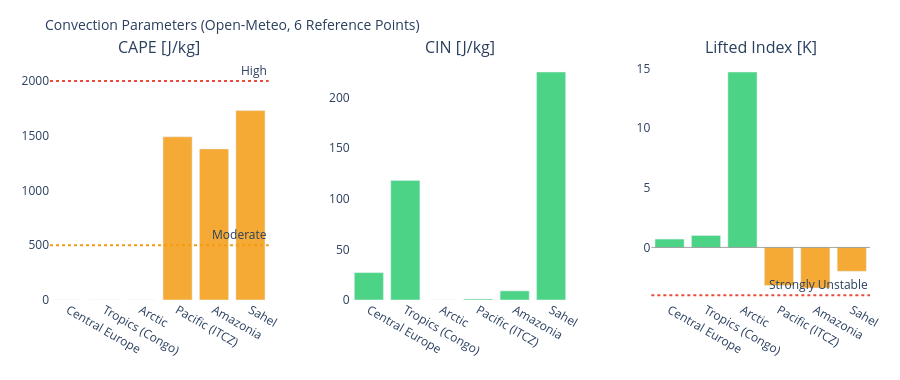

Notebook source saved alongside this figure:
### Markdown cell above
---
## 3. Visualizations

### Code cell
# ============================================================
# CAPE / CIN / LIFTED INDEX – Convection potential
# ============================================================

if not df_atm.empty:
    fig = make_subplots(
        rows=1, cols=3,
        subplot_titles=['CAPE [J/kg]', 'CIN [J/kg]', 'Lifted Index [K]'],
        horizontal_spacing=0.1
    )
    pts = df_atm['point'].tolist()
    pt_colors = ['#E85D24','#185FA5','#888780','#378ADD','#639922','#F2A623']

    # CAPE – höher = mehr Gewitterpotential
    cape_vals = df_atm['cape'].fillna(0).tolist()
    cape_colors = ['#e74c3c' if v > 2000 else '#f39c12' if v > 500 else '#2ecc71'
                   for v in cape_vals]
    fig.add_trace(go.Bar(x=pts, y=cape_vals, marker_color=cape_colors,
                         opacity=0.85, showlegend=False), row=1, col=1)
    fig.add_hline(y=2000, line_dash='dot', line_color='#e74c3c',
                  annotation_text='High', row=1, col=1)
    fig.add_hline(y=500,  line_dash='dot', line_color='#f39c12',
                  annotation_text='Moderate', row=1, col=1)

    # CIN – negativer = stärker gedeckelt (weniger Auslöse)
    cin_vals = df_atm['cin'].fillna(0).tolist()
    cin_colors = ['#e74c3c' if v < -200 else '#f39c12' if v < -50 else '#2ecc71'
                  for v in cin_vals]
    fig.add_trace(go.Bar(x=pts, y=cin_vals, marker_color=cin_colors,
                         opacity=0.85, showlegend=False), row=1, col=2)

    # Lifted Index – negativ = instabil
    li_vals = df_atm['li'].fillna(0).tolist()
    li_colors = ['#e74c3c' if v < -4 else '#f39c12' if v < 0 else '#2ecc71'
                 for v in li_vals]
    fig.add_trace(go.Bar(x=pts, y=li_vals, marker_color=li_colors,
                         opacity=0.85, showlegend=False), row=1, col=3)
    fig.add_hline(y=0, line_color='gray', line_width=0.7, row=1, col=3)
    fig.add_hline(y=-4, line_dash='dot', line_color='#e74c3c',
                  annotation_text='Strongly Unstable', row=1, col=3)

    fig.update_layout(
        title=dict(text='Convection Parameters (Open-Meteo, 6 Reference Points)', font=dict(size=14)),
        height=380, plot_bgcolor='rgba(0,0,0,0)', paper_bgcolor='rgba(0,0,0,0)',
        margin=dict(l=50, r=30, t=60, b=80)
    )
    fig.update_xaxes(tickangle=30)
    fig.show()

### Figure 1 — Plotly figure (JSON) as saved in the notebook; plotly's stock layout.template omitted (floating-point values rounded to 4 significant figures)
{"data": [{"marker": {"color": ["#2ecc71", "#2ecc71", "#2ecc71", "#f39c12", "#f39c12", "#f39c12"]}, "opacity": 0.85, "showlegend": false, "type": "bar", "x": ["Central Europe", "Tropics (Congo)", "Arctic", "Pacific (ITCZ)", "Amazonia", "Sahel"], "xaxis": "x", "y": [0.0, 0.0, 0.0, 1490.0, 1380.0, 1730.0], "yaxis": "y"}, {"marker": {"color": ["#2ecc71", "#2ecc71", "#2ecc71", "#2ecc71", "#2ecc71", "#2ecc71"]}, "opacity": 0.85, "showlegend": false, "type": "bar", "x": ["Central Europe", "Tropics (Congo)", "Arctic", "Pacific (ITCZ)", "Amazonia", "Sahel"], "xaxis": "x2", "y": [27.0, 118.0, 0.0, 1.0, 9.0, 225.0], "yaxis": "y2"}, {"marker": {"color": ["#2ecc71", "#2ecc71", "#2ecc71", "#f39c12", "#f39c12", "#f39c12"]}, "opacity": 0.85, "showlegend": false, "type": "bar", "x": ["Central Europe", "Tropics (Congo)", "Arctic", "Pacific (ITCZ)", "Amazonia", "Sahel"], "xaxis": "x3", "y": [0.7, 1.0, 14.7, -3.2, -3.4, -2.0], "yaxis": "y3"}], "layout": {"annotations": [{"font": {"size": 16}, "showarrow": false, "text": "CAPE [J/kg]", "x": 0.1333, "xanchor": "center", "xref": "paper", "y": 1.0, "yanchor": "bottom", "yref": "paper"}, {"font": {"size": 16}, "showarrow": false, "text": "CIN [J/kg]", "x": 0.5, "xanchor": "center", "xref": "paper", "y": 1.0, "yanchor": "bottom", "yref": "paper"}, {"font": {"size": 16}, "showarrow": false, "text": "Lifted Index [K]", "x": 0.8667, "xanchor": "center", "xref": "paper", "y": 1.0, "yanchor": "bottom", "yref": "paper"}, {"showarrow": false, "text": "High", "x": 1, "xanchor": "right", "xref": "x domain", "y": 2000, "yanchor": "bottom", "yref": "y"}, {"showarrow": false, "text": "Moderate", "x": 1, "xanchor": "right", "xref": "x domain", "y": 500, "yanchor": "bottom", "yref": "y"}, {"showarrow": false, "text": "Strongly Unstable", "x": 1, "xanchor": "right", "xref": "x3 domain", "y": -4, "yanchor": "bottom", "yref": "y3"}], "height": 380, "margin": {"b": 80, "l": 50, "r": 30, "t": 60}, "paper_bgcolor": "rgba(0,0,0,0)", "plot_bgcolor": "rgba(0,0,0,0)", "shapes": [{"line": {"color": "#e74c3c", "dash": "dot"}, "type": "line", "x0": 0, "x1": 1, "xref": "x domain", "y0": 2000, "y1": 2000, "yref": "y"}, {"line": {"color": "#f39c12", "dash": "dot"}, "type": "line", "x0": 0, "x1": 1, "xref": "x domain", "y0": 500, "y1": 500, "yref": "y"}, {"line": {"color": "gray", "width": 0.7}, "type": "line", "x0": 0, "x1": 1, "xref": "x3 domain", "y0": 0, "y1": 0, "yref": "y3"}, {"line": {"color": "#e74c3c", "dash": "dot"}, "type": "line", "x0": 0, "x1": 1, "xref": "x3 domain", "y0": -4, "y1": -4, "yref": "y3"}], "title": {"font": {"size": 14}, "text": "Convection Parameters (Open-Meteo, 6 Reference Points)"}, "xaxis": {"anchor": "y", "domain": [0.0, 0.2667], "tickangle": 30}, "xaxis2": {"anchor": "y2", "domain": [0.3667, 0.6333], "tickangle": 30}, "xaxis3": {"anchor": "y3", "domain": [0.7333, 1.0], "tickangle": 30}, "yaxis": {"anchor": "x", "domain": [0.0, 1.0]}, "yaxis2": {"anchor": "x2", "domain": [0.0, 1.0]}, "yaxis3": {"anchor": "x3", "domain": [0.0, 1.0]}}}
